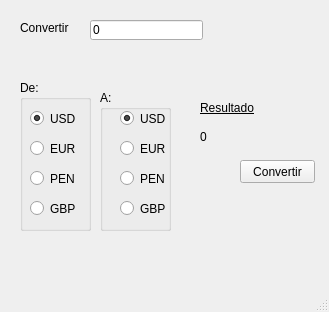
<?xml version="1.0" encoding="UTF-8"?>
<ui version="4.0">
 <class>TipoDeCambio</class>
 <widget class="QMainWindow" name="TipoDeCambio">
  <property name="geometry">
   <rect>
    <x>0</x>
    <y>0</y>
    <width>329</width>
    <height>312</height>
   </rect>
  </property>
  <property name="windowTitle">
   <string>Tipo de cambio</string>
  </property>
  <widget class="QWidget" name="centralwidget">
   <widget class="QLabel" name="lblConvertir">
    <property name="geometry">
     <rect>
      <x>20</x>
      <y>20</y>
      <width>61</width>
      <height>16</height>
     </rect>
    </property>
    <property name="text">
     <string>Convertir</string>
    </property>
   </widget>
   <widget class="QLineEdit" name="leImporte">
    <property name="geometry">
     <rect>
      <x>90</x>
      <y>20</y>
      <width>113</width>
      <height>20</height>
     </rect>
    </property>
    <property name="text">
     <string>0</string>
    </property>
   </widget>
   <widget class="QGroupBox" name="gbDe">
    <property name="geometry">
     <rect>
      <x>20</x>
      <y>80</y>
      <width>71</width>
      <height>151</height>
     </rect>
    </property>
    <property name="title">
     <string>De:</string>
    </property>
    <widget class="QRadioButton" name="rbDeUSD">
     <property name="geometry">
      <rect>
       <x>10</x>
       <y>30</y>
       <width>82</width>
       <height>17</height>
      </rect>
     </property>
     <property name="text">
      <string>USD</string>
     </property>
     <property name="checked">
      <bool>true</bool>
     </property>
    </widget>
    <widget class="QRadioButton" name="rbDeEUR">
     <property name="geometry">
      <rect>
       <x>10</x>
       <y>60</y>
       <width>82</width>
       <height>17</height>
      </rect>
     </property>
     <property name="text">
      <string>EUR</string>
     </property>
    </widget>
    <widget class="QRadioButton" name="rbDePEN">
     <property name="geometry">
      <rect>
       <x>10</x>
       <y>90</y>
       <width>82</width>
       <height>17</height>
      </rect>
     </property>
     <property name="text">
      <string>PEN</string>
     </property>
    </widget>
    <widget class="QRadioButton" name="rbDeGBP">
     <property name="geometry">
      <rect>
       <x>10</x>
       <y>120</y>
       <width>82</width>
       <height>17</height>
      </rect>
     </property>
     <property name="text">
      <string>GBP</string>
     </property>
    </widget>
   </widget>
   <widget class="QGroupBox" name="gbA">
    <property name="geometry">
     <rect>
      <x>100</x>
      <y>90</y>
      <width>71</width>
      <height>141</height>
     </rect>
    </property>
    <property name="title">
     <string>A:</string>
    </property>
    <widget class="QRadioButton" name="rbAUSD">
     <property name="geometry">
      <rect>
       <x>20</x>
       <y>20</y>
       <width>82</width>
       <height>17</height>
      </rect>
     </property>
     <property name="text">
      <string>USD</string>
     </property>
     <property name="checked">
      <bool>true</bool>
     </property>
    </widget>
    <widget class="QRadioButton" name="rbAEUR">
     <property name="geometry">
      <rect>
       <x>20</x>
       <y>50</y>
       <width>82</width>
       <height>17</height>
      </rect>
     </property>
     <property name="text">
      <string>EUR</string>
     </property>
    </widget>
    <widget class="QRadioButton" name="rbAPEN">
     <property name="geometry">
      <rect>
       <x>20</x>
       <y>80</y>
       <width>82</width>
       <height>17</height>
      </rect>
     </property>
     <property name="text">
      <string>PEN</string>
     </property>
    </widget>
    <widget class="QRadioButton" name="rbAGBP">
     <property name="geometry">
      <rect>
       <x>20</x>
       <y>110</y>
       <width>82</width>
       <height>17</height>
      </rect>
     </property>
     <property name="text">
      <string>GBP</string>
     </property>
    </widget>
   </widget>
   <widget class="QLabel" name="lblResultado">
    <property name="geometry">
     <rect>
      <x>200</x>
      <y>100</y>
      <width>61</width>
      <height>16</height>
     </rect>
    </property>
    <property name="font">
     <font>
      <underline>true</underline>
     </font>
    </property>
    <property name="text">
     <string>Resultado</string>
    </property>
   </widget>
   <widget class="QLabel" name="lblCambio">
    <property name="geometry">
     <rect>
      <x>200</x>
      <y>130</y>
      <width>47</width>
      <height>13</height>
     </rect>
    </property>
    <property name="text">
     <string>0</string>
    </property>
   </widget>
   <widget class="QPushButton" name="pbTipoCambio">
    <property name="geometry">
     <rect>
      <x>240</x>
      <y>160</y>
      <width>75</width>
      <height>23</height>
     </rect>
    </property>
    <property name="text">
     <string>Convertir</string>
    </property>
   </widget>
  </widget>
  <widget class="QMenuBar" name="menubar">
   <property name="geometry">
    <rect>
     <x>0</x>
     <y>0</y>
     <width>329</width>
     <height>21</height>
    </rect>
   </property>
  </widget>
  <widget class="QStatusBar" name="statusbar"/>
 </widget>
 <resources/>
 <connections/>
</ui>
